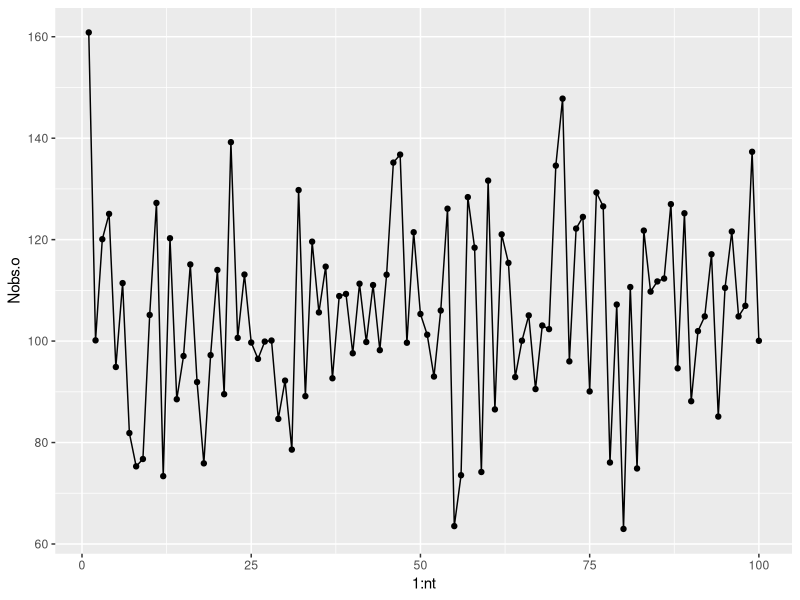
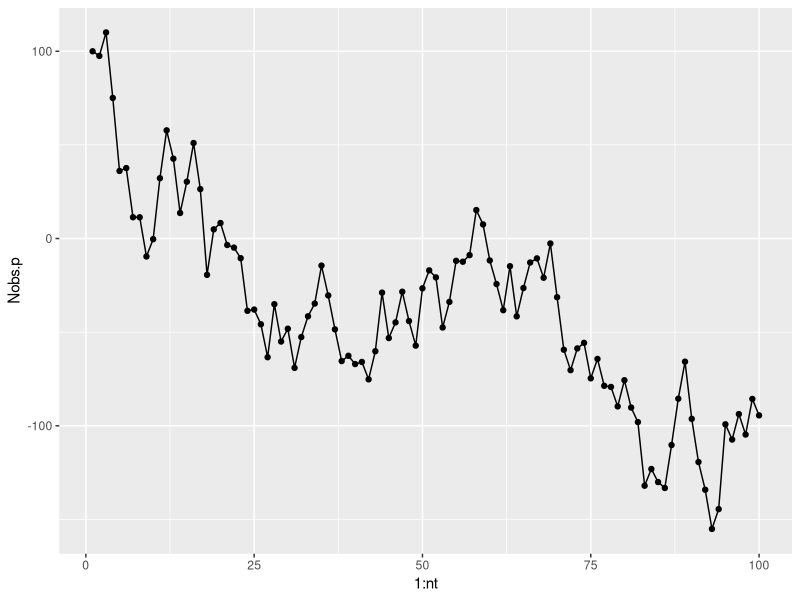
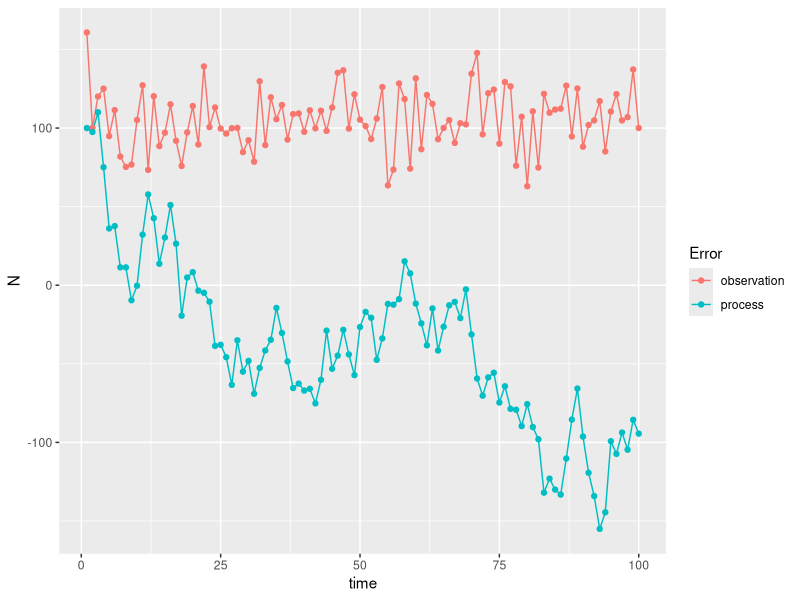

Reproduce these figures in R, in order. (Note: this script raises an error after producing the figures.)
## ---- chunk 1
knitr::opts_chunk$set(echo = TRUE)
library(tidyverse)
library(deSolve)
## ---- chunk 2
# set lamba, number of time steps (nt), a vector to hold N, and N0
lambda <- 1
nt <- 100
N <- numeric(nt)
Nobs.o <- numeric(nt)
N0 = 100
N[1] <- N0

# decide on an amount of uncertainty in our estimate
# standard deviation

sd.obs <- 20

# now we project the population and model observation error
for (t in 1:(nt - 1)) {
  ## observation error
     Nobs.o[t] = rnorm(1, mean = N[t], sd = sd.obs)
     ## mechanistic projection
     N[t+1]=lambda*N[t]
}
# finish up adding error to the last observation
Nobs.o[nt] = rnorm(1, mean = N[nt])

## plot it
 qplot(1:nt, Nobs.o, geom=c("line", "point"))
## ---- chunk 3
# Pure process error (process variation)
# use the same standard deviation, and start anew
sd.proc=sd.obs
N = numeric(nt)
Nobs.p = numeric(nt)
N[1] = N0
for (t in 1:(nt - 1)) {
     N[t + 1] = rnorm(1, mean = lambda*N[t], sd = sd.proc)
 Nobs.p[t] = N[t] 
 }
Nobs.p[nt] = N[nt]

qplot(1:nt, Nobs.p, geom=c("line", "point"))
## ---- chunk 4
df <- data.frame(time = c(1:nt, 1:nt), Error=rep(c("observation", "process"), each=nt), 
                 N=c(Nobs.o, Nobs.p) )
ggplot(df, aes(time, N, colour=Error) ) + geom_line() + geom_point()
## ---- chunk 5
knitr::include_graphics("figs/hwange.png")
## ---- chunk 6
N.est <- c(14000, 19000, 23000, 24000, 29000, 31000, 35500, 22000, 31000, 
        22000, 27000, 32000, 29000, 34000, NA, 45000)

qplot(x=1986:2001, y=N.est, geom=c("line", "point"))
## ---- chunk 7
rmax=.45
## ---- chunk 8
alpha <- 61.280
## ---- chunk 9
nt <- 16
rand.seed <- 1
{set.seed(rand.seed)
AR <- runif(nt, min=300, max=850)
}
## ---- chunk 10
# create a vector to hold "actual" population size
N = numeric(nt)
# create a vector to hold our observation of actual population size
Nobs = numeric(nt)
# start with lots of elephants (circa 1986)
N[1] = 14000
# simulate a population
for (t in 1:(nt - 1)) {
  N[t + 1] = N[t] + rmax*N[t]*(1 - N[t]/(alpha*AR[t])) 
  Nobs[t] = N[t] 
}
# make sure our last observation is there
Nobs[nt] = N[nt]
## ---- chunk 11
# the dynamics (cf. Figs. 1, 3)
qplot(1:nt, Nobs, geom=c("line", "point"))

# Something akin to Fig. 2b
pcPGR <- log(Nobs[-1]/Nobs[-nt])
N.R <- Nobs[-nt]/AR[-nt]
qplot(x=N.R, y=pcPGR, geom="point", xlim=c(0, 120)) +
  geom_smooth(method="lm")

## ---- chunk 12
(cfs0 <- coefficients( summary( fit <- lm(pcPGR ~ N.R) )))
## ---- chunk 13
# r (0.45)
(r1 <- as.numeric(coef(fit)[1]))
# x-int (61.28)
(K1 <- as.numeric( - coef(fit)[1] / coef(fit)[2]) )
## ---- chunk 14
# standard.deviation will be a constant
SD <- 5000
{set.seed(rand.seed)
for (t in 1:(nt - 1)) {
  Nobs[t] = rnorm(1, mean=N[t] , sd=SD)
  N[t + 1] = N[t] + rmax*N[t]*(1 - N[t]/(alpha*AR[t])) 
}
Nobs[nt] = rnorm(1, mean=N[nt] , sd=SD)
}
## ---- chunk 15
# the dynamics (cf. Figs. 1, 3)
qplot(1:nt, Nobs, geom=c("line", "point"))

# Something akin to Fig. 2b
pcPGR <- log(Nobs[-1]/Nobs[-nt])
N.R <- Nobs[-nt]/AR[-nt]
qplot(x=N.R, y=pcPGR, geom="point", xlim=c(0, 120))  +
  geom_smooth(method="lm")
## ---- chunk 16
(cfs.obs <- coefficients( summary( fit <- lm(pcPGR ~ N.R) )))
## ---- chunk 17
(r2 <- as.numeric(coef(fit)[1]) )
# x-int, or K or alpha(R) (61.28)
(K2 <- as.numeric( - coef(fit)[1] / coef(fit)[2] ))
## ---- chunk 18
# standard.deviation will be a proportion of N
{set.seed(rand.seed)
prop <- 0.1
for (t in 1:(nt - 1)) {
  nextN <- N[t] + rmax*N[t]*(1 - N[t]/(alpha*AR[t])) 
  N[t + 1] = rnorm(1, mean=nextN, sd=prop*N[t])
  Nobs[t] = N[t] 
}
Nobs[nt] = N[nt]
}
## ---- chunk 19
qplot(x=1:nt, y=Nobs, geom=c("line", "point"))

# Something akin to Fig. 2b
pcPGR <- log(Nobs[-1]/Nobs[-nt])
N.R <- Nobs[-nt]/AR[-nt]
qplot(x=N.R, y=pcPGR, geom="point", xlim=c(0, 120)) +
  geom_smooth(method="lm")
## ---- chunk 20
(cfs.proc <- coefficients( summary( fit <- lm(pcPGR ~ N.R) ) ))
## ---- chunk 21
(r3 <- as.numeric(coef(fit)[1]))
# x-int, alpha R (61.28)
(K3 <- as.numeric( - coef(fit)[1] / coef(fit)[2]))
## ---- chunk 22
{set.seed(rand.seed)
for (t in 1:(nt - 1)) {
  Nobs[t] = rnorm(1, mean=N[t] , sd=SD)
  nextN <- N[t] + rmax*N[t]*(1 - N[t]/(alpha*AR[t])) 
  N[t + 1] = rnorm(1, mean=nextN, sd=prop*N[t])
}
Nobs[nt] = rnorm(1, mean=N[nt] , sd=SD)
}
## ---- chunk 23
qplot(x=1:nt, y=Nobs, geom=c("line", "point"))

# Something akin to Fig. 2b
pcPGR <- log(Nobs[-1]/Nobs[-nt])
N.R <- Nobs[-nt]/AR[-nt]
qplot(x=N.R, y=pcPGR, geom="point", xlim=c(0, 120)) + 
  geom_smooth(method="lm")
## ---- chunk 24
(cfs.both <- coefficients( summary( fit <- lm(pcPGR ~ N.R) ) ))
## ---- chunk 25
(r4 <- as.numeric(coef(fit)[1]))
# x-int (61.28)
(K4 <- as.numeric(- coef(fit)[1] / coef(fit)[2]))
## ---- chunk 26
list(No.error=cfs0, Obs.error=cfs.obs, Proc.error=cfs.proc, Both.error=cfs.both)

c(r1,r2,r3,r4)
c(K1,K2,K3,K4)
## ---- chunk 27

errorEval <- function(obs.e = 5000, proc.e = 0.1, nt=16, rmax=0.45, alpha=61.28, N1=14000, seed=1) {
{set.seed(seed)
AR <- runif(nt, min=300, max=850)
}
# create a vector to hold "actual" population size
N = numeric(nt)
# create a vector to hold our observation of actual population size
Nobs = numeric(nt)
# start with lots of elephants (circa 1986)
N[1] = N1
t=1
for (t in 1:(nt - 1)) {
  Nobs[t] = rnorm(1, mean=N[t] , sd=obs.e)
  nextN <- N[t] + rmax*N[t]*(1 - N[t]/(alpha*AR[t])) 
  N[t + 1] = rnorm(1, mean=nextN, sd=proc.e*N[t])
}
Nobs[nt] = rnorm(1, mean=N[nt] , sd=obs.e)

pcPGR <- log(Nobs[-1]/Nobs[-nt])
N.R <- Nobs[-nt]/AR[-nt]
cfs <- coefficients( summary( fit <- lm(pcPGR ~ N.R) ) )
obs.r <-  as.numeric( cfs[1] )
obs.alpha <- as.numeric( - cfs[1] / cfs[2] )
return( c(obs.r=obs.r, obs.alpha=obs.alpha) )
}
errorEval()
## ---- chunk 28
Obs.e <- 10^seq(0, 4, by=.1) 
Proc.e <- seq(0,.3, by=0.05)
df <- expand.grid(Obs.e=Obs.e, Proc.e=Proc.e)
df$r.est <- numeric(nrow(df))
df$K.est <- numeric(nrow(df))
for(i in 1:nrow(df) ){
  df[i,3:4] <- errorEval(obs.e=df$Obs.e[i], proc.e=df$Proc.e[i])
}
ggplot(df, aes(Obs.e, K.est, colour=as.factor(Proc.e))) + geom_line()
